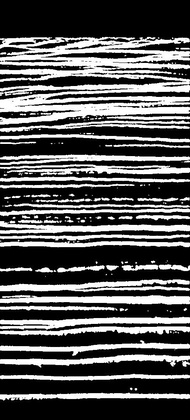
%> input picture zach/resultImages/image1.jpg, 190 x 420 px, shrunk from 453 x 1001 before the run
$ octave alignmentAttempt2.m   (GNU Octave 9; MATLAB toolbox functions it lacks are replaced by stand-ins)
%> lines starting %> are read from the running program, lines starting %| are printed output that depends on the picture; in (x1, y1, x2, y2) boxes, pixels count from 0 and x2, y2 are one past the last pixel; in counts of white or black regions, pixels touching at a corner belong together; the program's own positions count from 1
image1 = im2double(imread('resultImages/image1.jpg'));
%> image1: size 420x190 double; min 0, max 1, mean 0.349
image2 = im2double(imread('resultImages/image2.jpg'));
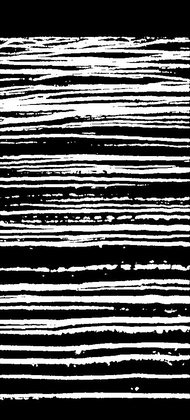
%> input picture zach/resultImages/image2.jpg, 190 x 420 px, shrunk from 453 x 1001 before the run
%> image2: size 420x190 double; min 0, max 1, mean 0.357
imageSize = size(image1);
%> imageSize = [420 190]
height = imageSize(1);
%> height = 420
width = imageSize(2);
%> width = 190

threshold = 0.3;
image1data = image1>threshold;
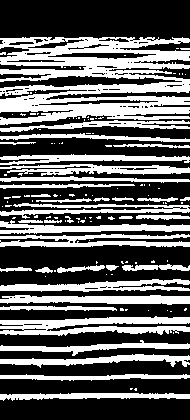
%> image1data: size 420x190 logical; 38.8% white; 126 white regions (90 under 20 px), largest, box (x1, y1, x2, y2) and area: (0, 37, 190, 125) 10318, (0, 316, 190, 336) 2352, (0, 234, 190, 247) 1559
image2data = image2>threshold;
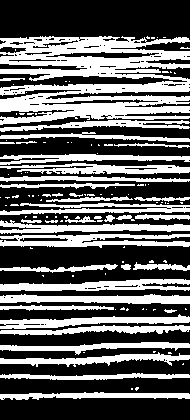
%> image2data: size 420x190 logical; 39.8% white; 120 white regions (82 under 20 px), largest, box (x1, y1, x2, y2) and area: (0, 36, 190, 125) 10452, (0, 234, 190, 248) 1677, (0, 279, 190, 291) 1473

maxOffset = 10;
offsetsInfo = zeros(maxOffset+1,maxOffset+1);
for xOffset = 0:maxOffset
   for yOffset = 0:maxOffset

       %calculate the info for this x,y offset pair
       image1Box = image1data(1:height-yOffset,1:width-xOffset);
       image2Box = image2data(yOffset+1:height,xOffset+1:width);
       image12Aligned = double(image1Box&image2Box);
       numMatches = sum(image12Aligned(:));

       if(xOffset==0 && yOffset==6)
          figure
          imshow(image1Box)
          figure
          imshow(image2Box)
       end

       %normalizes by number possibe matches
       boxSize = size(image1Box);
       numMatchesNorm = numMatches/(boxSize(1)*boxSize(2));

       offsetsInfo(xOffset+1,yOffset+1) = numMatchesNorm;

   end
end
%> this loop made 11 passes
%> pass 1, `for yOffset = 0:maxOffset   image1Box = image1data(1:height-yOffset,1:..`:
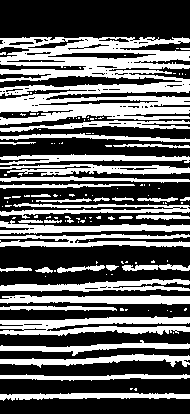
%> displayed picture: size 414x190 logical; 39.4% white; 126 white regions (90 under 20 px), largest, box (x1, y1, x2, y2) and area: (0, 37, 190, 125) 10318, (0, 316, 190, 336) 2352, (0, 234, 190, 247) 1559
%> pass 1, `for yOffset = 0:maxOffset   image1Box = image1data(1:height-yOffset,1:..`:
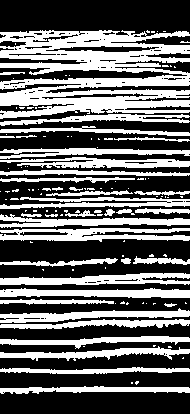
%> displayed picture: size 414x190 logical; 40.3% white; 120 white regions (82 under 20 px), largest, box (x1, y1, x2, y2) and area: (0, 30, 190, 119) 10452, (0, 228, 190, 242) 1677, (0, 273, 190, 285) 1473
